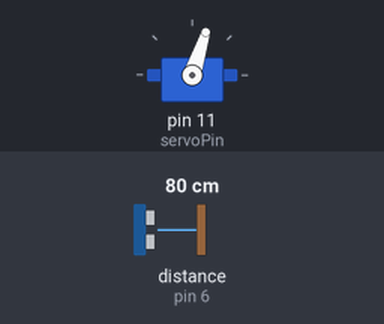
Simulated run of this sketch. Board: Arduino Uno, built with avr-gcc and run on an emulated ATmega328P. On the bench: servo. Wiring (inferred from the names in the program): ultrasonic range finder: trigger pin 7; echo pin 6. Inputs (shaded band) come from the test bench; at power-on: distance to the obstacle (sensor on pin 6) 80 cm. The echo pulse lasts 58.3 µs per cm; what the sketch prints to the serial monitor is not drawn.

Above: at 1.2 s.
1.3 s: distance to the obstacle (sensor on pin 6) set to 2 cm
At 2.4 s:
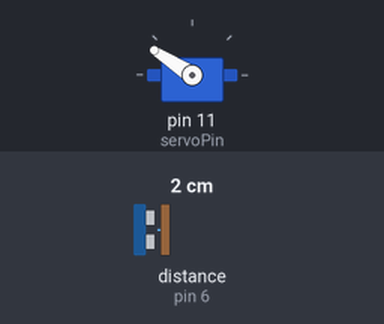
4.3 s: distance to the obstacle (sensor on pin 6) set to 250 cm
At 5.81 s:
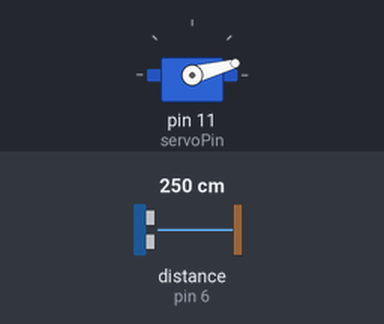
7.3 s: distance to the obstacle (sensor on pin 6) set to 9 cm
At 7.9 s:
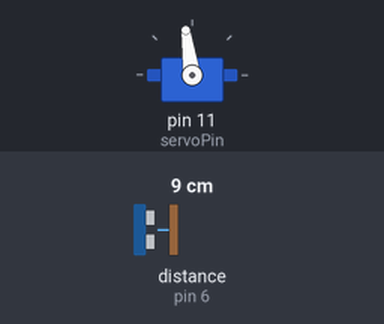
Timing chart, 0 to 16.3 s (numbered marks = the images above; inputs shaded):
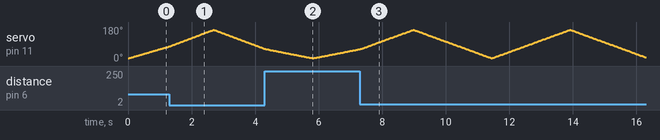

The sketch:

sonar.ino
```cpp
// ===============================
// LIBRERÍAS
// ===============================
#include <Servo.h>

// ===============================
// DEFINICIÓN DE PINES
// ===============================
int trig = 7;       // Pin TRIG del sensor ultrasónico
int echo = 6;       // Pin ECHO del sensor ultrasónico
int servoPin = 11;  // Pin del servo motor

// ===============================
// VARIABLES GLOBALES
// ===============================
long duration;   // Tiempo que tarda el eco en regresar
int distance;    // Distancia calculada en cm

// Crear objeto servo
Servo myservo;


// ===============================
// FUNCIÓN PARA MEDIR DISTANCIA
// ===============================
int calculateDistance()
{
  // Asegurar pulso limpio
  digitalWrite(trig, LOW);
  delayMicroseconds(2);

  // Enviar pulso ultrasónico (10 microsegundos)
  digitalWrite(trig, HIGH);
  delayMicroseconds(10);
  digitalWrite(trig, LOW);

  // Leer el tiempo que tarda en regresar el eco
  duration = pulseIn(echo, HIGH);

  // Convertir tiempo a distancia
  // Velocidad del sonido ≈ 0.0343 cm/µs
  // Se divide entre 2 porque es ida y vuelta
  distance = duration * 0.0343 / 2;

  return distance;
}


// ===============================
// SETUP
// ===============================
void setup()
{
  // Configurar pines
  pinMode(trig, OUTPUT);
  pinMode(echo, INPUT);

  // Inicializar servo
  myservo.attach(servoPin);

  // Iniciar comunicación serial
  Serial.begin(9600);
}


// ===============================
// LOOP PRINCIPAL
// ===============================
void loop()
{
  int i;

  // ---- BARRIDO DE IZQUIERDA A DERECHA ----
  for (i = 15; i <= 165; i++)
  {
    // Mover el servo al ángulo actual
    myservo.write(i);

    // Pequeña pausa para que el servo llegue
    delay(15);

    // Medir distancia
    calculateDistance();

    // Enviar datos a Processing
    Serial.print(i);        //ángulo
    Serial.print(",");
    Serial.print(distance); //distancia
    Serial.print(".");      //delimitador de mensaje
  }

  // ---- BARRIDO DE DERECHA A IZQUIERDA ----
  for (i = 165; i >= 15; i--)
  {
    myservo.write(i);
    delay(15);

    calculateDistance();

    Serial.print(i);
    Serial.print(",");
    Serial.print(distance);
    Serial.print(".");
  }
}
```
